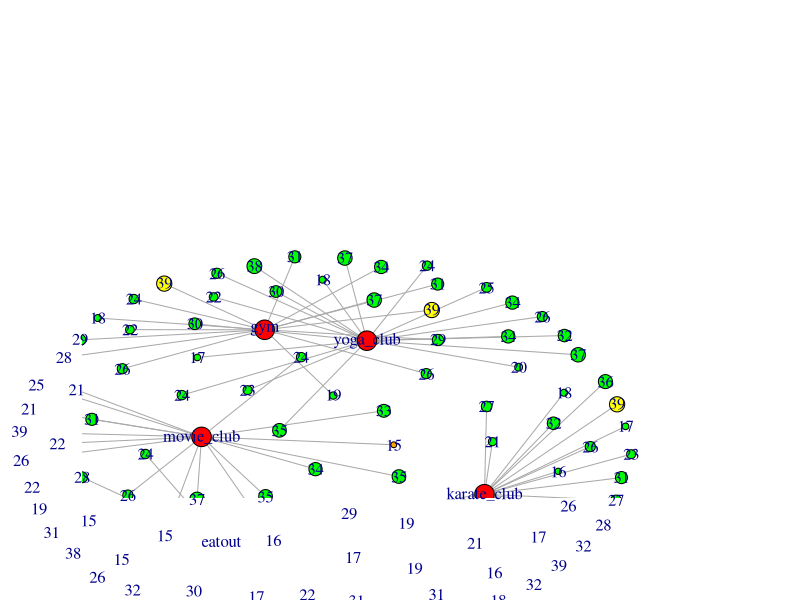
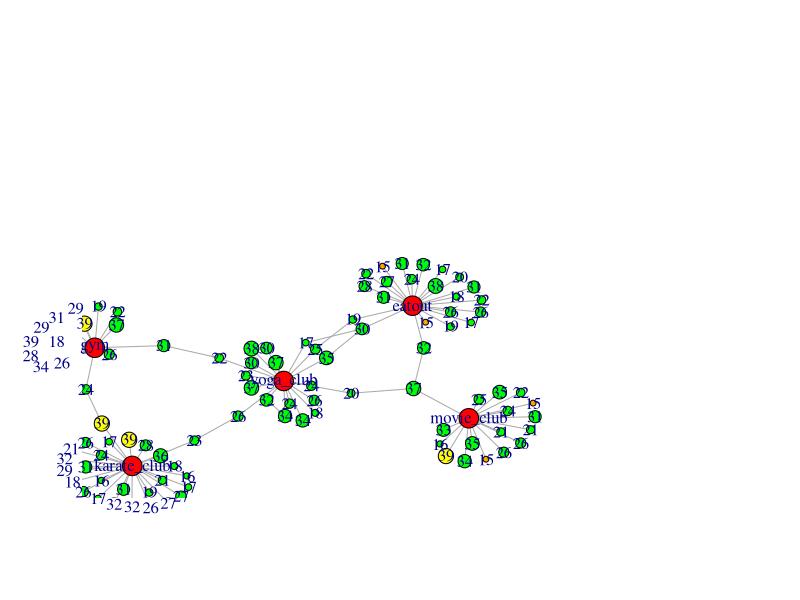

These figures' R source, in order: (Note: this script raises an error after producing the figures.)
  library(igraph)
  
  
  G <- make_empty_graph(100) %>% 
    set_vertex_attr("name",value = as.integer(runif(100,15,40))) %>% 
    set_vertex_attr("Type",value = "Person")
  
  #adding foci nodes
  add_foci_nodes <- function(G)
  {
    i = gorder(G) + 1
    foci_nodes = c("gym","eatout","movie_club","karate_club","yoga_club")
    for(j in 1:5)
    {
      G = G + vertices(i)
      G = set_vertex_attr(G,"name",index = i,value = foci_nodes[j])
      G = set_vertex_attr(G,"Type",index = i,value = "foci")
      i = i + 1
    }
    return(G) 
  }
  
  
  #get the size of the nodes
  get_size <- function(G)
  {
    num = gorder(G)
    nsl <- c()
    for (i in 1:num)
    {
      if (V(G)[i]$Type == "Person")
        nsl<- c(nsl,V(G)[i]$name)
      else
        nsl <- c(nsl,50)
    }
    return(nsl)
  }
  
  
  #get the label of the nodes
  get_labels <- function(G)
  {
    num = gorder(G)
    ll <- c()
    for (i in 1:num)
    {
      if(V(G)[i]$Type == "Person")
        ll <- c(ll,(V(G)[i]$name))
      else
        ll <- c(ll,V(G)[i]$name)
    }
    return(ll)
  }
  
  #get the color of the nodes
  get_color <- function(G)
  {
    num = gorder(G)
    cl <- c()
    for (i in 1:num)
    {
      if(V(G)[i]$Type == "Person")
        if(V(G)[i]$name == 15)
          cl <- c(cl,"orange")
        else if(V(G)[i]$name == 39)
          cl <- c(cl,"yellow")
        else
          cl <- c(cl,"green")
      else
        cl <- c(cl,"red")
    }
    return(cl)
  }
  
  
  get_person_nodes <- function()
  {
    num = gorder(G)
    for (i in 1:num)
    {
      p <- c()
      for (i in 1:num)
      {
        if(V(G)[i]$Type == "Person")
          p <- c(p,i)
      }
    }
    print(p)
    return (p)
  }
  
  #get foci nodes
  get_foci_nodes <- function()
  {
    num = gorder(G)
    for (i in 1:num)
    {
      f <- c()
      for (i in 1:num)
      {
        if(V(G)[i]$Type == "foci")
          f <- c(f,i)
      }
    }
    return (f)
  }
  
  add_foci_edges <- function(G)
  {
    f = get_foci_nodes()
    p = get_person_nodes()
    for (j in p)
    {
      r = sample(f,1)
      G = G + edge(j,r)
    }
    return(G)
  }
  
  #finding homophily
  homophily <-function(G)
  { i =0
    pnodes = get_person_nodes()
    for (u in pnodes){
      for (v in pnodes)
      {
        if (u!=v)
        {
         
          diff = abs(as.integer(V(G)[u]$name) -as.integer( V(G)[v]$name))
          p = 1/(diff + 1000)
         
          r = runif(1)
   
          if (r < p)
          {
            i = i+1
            print(i)
            G = G + edges(u,v)
          }
        }
      }
    }
    return (G)
  }
  cmn <- function(u,v,G)
  {
    nv = neighbors(G,v)
    nu = neighbors(G,u)
    return (length(intersect(nv,nu)))
  }
  
  #finding closures
  closures <- function(G)
  {
    arr <- c()
    num = gorder(G)
    for (u in 1:num)
      for (v in 1:num)
      {
        if(u!=v && (V(G)[u]$Type == "Person" || V(G)[v]$Type == "foci"))
        {
          k = cmn(u,v,G)
          p = 1 - (1-0.01)^k
          temp <- c()
          temp <- c(temp,u)
          temp <- c(temp,v)
          temp <- c(temp,p)
          arr <- rbind(arr,temp)
        }
      }
    for (each in 1:nrow(arr))
    {
      u = arr[each,1]
      v = arr[each,2]
      p = arr[each,3]
      r = runif(1)
      if (r < p)
      {
        G = G + edges(u,v)
        fname = "/home/dheeraj/Desktop/Lecture/6th_sem_Academics/SocialNetworkAnalysis/HandsOn/Fatman/plot"
        png(paste(fname, i, ".png", sep = ""),600, 600)
        plot(G, layout= layout.grid, vertex.size = igraph::degree(g6)*3)
        dev.off()
      }
    }
    return (G)
  }
  
  
  
  #calling functions
  
  
  G = add_foci_nodes(G)
  nodesize = get_size(G)
  labels = get_labels(G)
  color_arr = get_color(G)
  G = add_foci_edges(G)

  
  #plotting graphs
  
  
  plot(G,vertex.label = labels,vertex.size=as.integer(nodesize),vertex.label.font = 0.01,
       rescale = FALSE, ylim=c(-4,12),xlim=c(-4,12), asp = 0,layout = layout.kamada.kawai,
       vertex.color = color_arr,edge.arrow.size = 0.1)
    G = homophily(G)

  plot(G,vertex.label = labels,vertex.size=as.integer(nodesize),vertex.label.font = 0.01,
       rescale = FALSE, ylim=c(-4,12),xlim=c(-4,12), asp = 0,layout = layout.kamada.kawai,
       vertex.color = color_arr,edge.arrow.size = 0.1)
  while(1){
  G = closures(G)
  plot(G,vertex.label = labels,vertex.size=as.integer(nodesize),vertex.label.font = 0.01,
       rescale = FALSE, ylim=c(-4,12),xlim=c(-4,12), asp = 0,layout = layout.kamada.kawai,
       vertex.color = color_arr,edge.arrow.size = 0.1)}
  
    